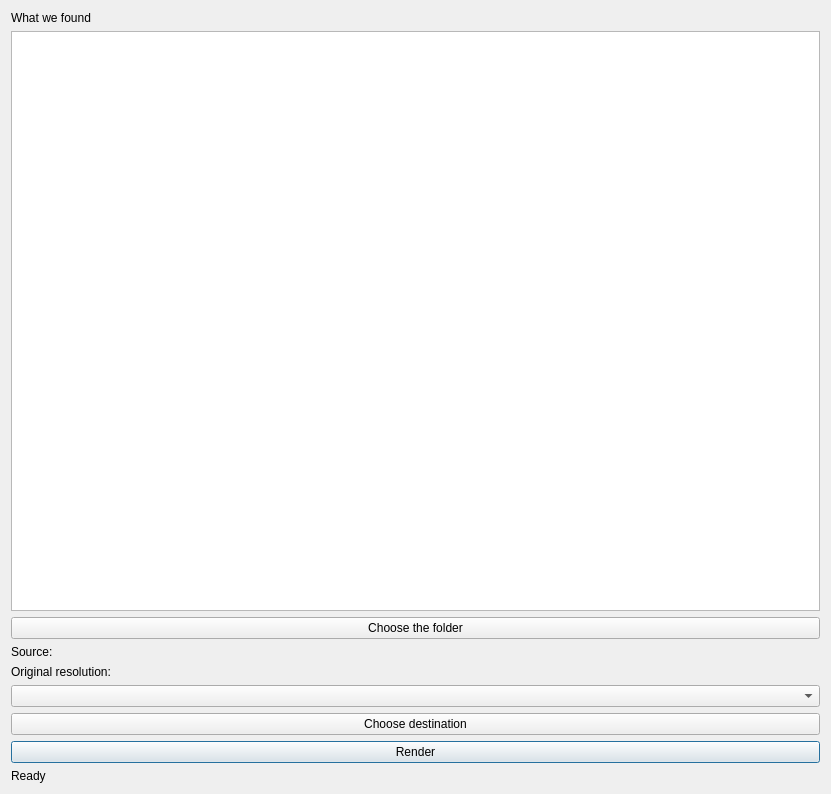
<?xml version="1.0" encoding="UTF-8"?>
<ui version="4.0">
 <class>Dialog</class>
 <widget class="QDialog" name="Dialog">
  <property name="geometry">
   <rect>
    <x>0</x>
    <y>0</y>
    <width>831</width>
    <height>794</height>
   </rect>
  </property>
  <property name="windowTitle">
   <string>Dialog</string>
  </property>
  <layout class="QGridLayout" name="gridLayout">
   <item row="1" column="0">
    <widget class="QListWidget" name="list_clips"/>
   </item>
   <item row="4" column="0">
    <widget class="QLabel" name="source_label">
     <property name="text">
      <string>Source: </string>
     </property>
    </widget>
   </item>
   <item row="7" column="0">
    <widget class="QComboBox" name="combo_quality"/>
   </item>
   <item row="9" column="0">
    <widget class="QPushButton" name="btn_start">
     <property name="text">
      <string>Render</string>
     </property>
    </widget>
   </item>
   <item row="5" column="0">
    <widget class="QLabel" name="orig_res_label">
     <property name="text">
      <string>Original resolution:</string>
     </property>
    </widget>
   </item>
   <item row="0" column="0">
    <widget class="QLabel" name="label">
     <property name="text">
      <string>What we found</string>
     </property>
    </widget>
   </item>
   <item row="10" column="0">
    <widget class="QLabel" name="label_status">
     <property name="text">
      <string>Ready</string>
     </property>
    </widget>
   </item>
   <item row="8" column="0">
    <widget class="QPushButton" name="destination_button">
     <property name="text">
      <string>Choose destination</string>
     </property>
    </widget>
   </item>
   <item row="2" column="0">
    <widget class="QPushButton" name="btn_browse">
     <property name="text">
      <string>Choose the folder</string>
     </property>
    </widget>
   </item>
  </layout>
 </widget>
 <resources/>
 <connections/>
</ui>
